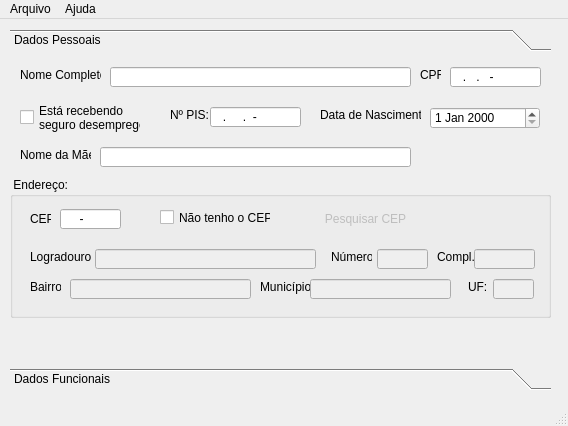
<?xml version="1.0" encoding="UTF-8"?>
<ui version="4.0">
 <class>MainWindow</class>
 <widget class="QMainWindow" name="MainWindow">
  <property name="geometry">
   <rect>
    <x>0</x>
    <y>0</y>
    <width>568</width>
    <height>426</height>
   </rect>
  </property>
  <property name="windowTitle">
   <string>MainWindow</string>
  </property>
  <widget class="QWidget" name="centralWidget">
   <widget class="QToolBox" name="toolBox">
    <property name="geometry">
     <rect>
      <x>10</x>
      <y>10</y>
      <width>541</width>
      <height>361</height>
     </rect>
    </property>
    <property name="currentIndex">
     <number>0</number>
    </property>
    <widget class="QWidget" name="page">
     <property name="geometry">
      <rect>
       <x>0</x>
       <y>0</y>
       <width>541</width>
       <height>307</height>
      </rect>
     </property>
     <attribute name="label">
      <string>Dados Pessoais</string>
     </attribute>
     <widget class="QLineEdit" name="edt_nome">
      <property name="geometry">
       <rect>
        <x>100</x>
        <y>10</y>
        <width>301</width>
        <height>20</height>
       </rect>
      </property>
     </widget>
     <widget class="QLabel" name="label">
      <property name="geometry">
       <rect>
        <x>10</x>
        <y>10</y>
        <width>81</width>
        <height>16</height>
       </rect>
      </property>
      <property name="text">
       <string>Nome Completo:</string>
      </property>
     </widget>
     <widget class="QLabel" name="label_2">
      <property name="geometry">
       <rect>
        <x>410</x>
        <y>10</y>
        <width>21</width>
        <height>16</height>
       </rect>
      </property>
      <property name="text">
       <string>CPF:</string>
      </property>
     </widget>
     <widget class="QLineEdit" name="edt_cpf">
      <property name="geometry">
       <rect>
        <x>440</x>
        <y>10</y>
        <width>91</width>
        <height>20</height>
       </rect>
      </property>
      <property name="inputMask">
       <string>999.999.999-99</string>
      </property>
      <property name="text">
       <string>..-</string>
      </property>
     </widget>
     <widget class="QLabel" name="label_3">
      <property name="geometry">
       <rect>
        <x>310</x>
        <y>50</y>
        <width>101</width>
        <height>16</height>
       </rect>
      </property>
      <property name="text">
       <string>Data de Nascimento:</string>
      </property>
     </widget>
     <widget class="QDateEdit" name="edt_dtnasc">
      <property name="geometry">
       <rect>
        <x>420</x>
        <y>50</y>
        <width>110</width>
        <height>22</height>
       </rect>
      </property>
     </widget>
     <widget class="QCheckBox" name="chk_seguro">
      <property name="geometry">
       <rect>
        <x>10</x>
        <y>40</y>
        <width>121</width>
        <height>41</height>
       </rect>
      </property>
      <property name="text">
       <string>Está recebendo
seguro desemprego?</string>
      </property>
     </widget>
     <widget class="QLabel" name="label_4">
      <property name="geometry">
       <rect>
        <x>160</x>
        <y>50</y>
        <width>41</width>
        <height>16</height>
       </rect>
      </property>
      <property name="text">
       <string>Nº PIS:</string>
      </property>
     </widget>
     <widget class="QLineEdit" name="edt_pis">
      <property name="geometry">
       <rect>
        <x>200</x>
        <y>50</y>
        <width>91</width>
        <height>20</height>
       </rect>
      </property>
      <property name="inputMask">
       <string>999.99999.99-9</string>
      </property>
      <property name="text">
       <string>..-</string>
      </property>
     </widget>
     <widget class="QGroupBox" name="groupBox">
      <property name="geometry">
       <rect>
        <x>0</x>
        <y>120</y>
        <width>541</width>
        <height>141</height>
       </rect>
      </property>
      <property name="title">
       <string> Endereço: </string>
      </property>
      <widget class="QLabel" name="label_5">
       <property name="geometry">
        <rect>
         <x>20</x>
         <y>72</y>
         <width>61</width>
         <height>16</height>
        </rect>
       </property>
       <property name="text">
        <string>Logradouro:</string>
       </property>
      </widget>
      <widget class="QLineEdit" name="edt_rua">
       <property name="enabled">
        <bool>false</bool>
       </property>
       <property name="geometry">
        <rect>
         <x>85</x>
         <y>72</y>
         <width>221</width>
         <height>20</height>
        </rect>
       </property>
      </widget>
      <widget class="QLabel" name="label_6">
       <property name="geometry">
        <rect>
         <x>321</x>
         <y>72</y>
         <width>41</width>
         <height>16</height>
        </rect>
       </property>
       <property name="text">
        <string>Número:</string>
       </property>
      </widget>
      <widget class="QLineEdit" name="edt_num">
       <property name="enabled">
        <bool>false</bool>
       </property>
       <property name="geometry">
        <rect>
         <x>367</x>
         <y>72</y>
         <width>51</width>
         <height>20</height>
        </rect>
       </property>
      </widget>
      <widget class="QLabel" name="label_7">
       <property name="geometry">
        <rect>
         <x>427</x>
         <y>72</y>
         <width>41</width>
         <height>16</height>
        </rect>
       </property>
       <property name="text">
        <string>Compl.:</string>
       </property>
      </widget>
      <widget class="QLineEdit" name="edt_compl">
       <property name="enabled">
        <bool>false</bool>
       </property>
       <property name="geometry">
        <rect>
         <x>464</x>
         <y>72</y>
         <width>61</width>
         <height>20</height>
        </rect>
       </property>
      </widget>
      <widget class="QLabel" name="label_8">
       <property name="geometry">
        <rect>
         <x>250</x>
         <y>102</y>
         <width>51</width>
         <height>16</height>
        </rect>
       </property>
       <property name="text">
        <string>Município:</string>
       </property>
      </widget>
      <widget class="QLineEdit" name="edt_mun">
       <property name="enabled">
        <bool>false</bool>
       </property>
       <property name="geometry">
        <rect>
         <x>300</x>
         <y>102</y>
         <width>141</width>
         <height>20</height>
        </rect>
       </property>
      </widget>
      <widget class="QLabel" name="label_9">
       <property name="geometry">
        <rect>
         <x>20</x>
         <y>102</y>
         <width>31</width>
         <height>16</height>
        </rect>
       </property>
       <property name="text">
        <string>Bairro:</string>
       </property>
      </widget>
      <widget class="QLineEdit" name="edt_bairro">
       <property name="enabled">
        <bool>false</bool>
       </property>
       <property name="geometry">
        <rect>
         <x>60</x>
         <y>102</y>
         <width>181</width>
         <height>20</height>
        </rect>
       </property>
      </widget>
      <widget class="QLabel" name="label_10">
       <property name="geometry">
        <rect>
         <x>20</x>
         <y>34</y>
         <width>21</width>
         <height>16</height>
        </rect>
       </property>
       <property name="text">
        <string>CEP:</string>
       </property>
      </widget>
      <widget class="QLineEdit" name="edt_cep">
       <property name="geometry">
        <rect>
         <x>50</x>
         <y>32</y>
         <width>61</width>
         <height>20</height>
        </rect>
       </property>
       <property name="inputMask">
        <string>99999-999</string>
       </property>
       <property name="text">
        <string>-</string>
       </property>
      </widget>
      <widget class="QCheckBox" name="chk_cep">
       <property name="geometry">
        <rect>
         <x>150</x>
         <y>32</y>
         <width>111</width>
         <height>17</height>
        </rect>
       </property>
       <property name="toolTip">
        <string>Preencha os campos UF, Município e Logradouro para fazer a pesquisa de CEP.</string>
       </property>
       <property name="text">
        <string>Não tenho o CEP</string>
       </property>
      </widget>
      <widget class="QLabel" name="label_19">
       <property name="geometry">
        <rect>
         <x>458</x>
         <y>102</y>
         <width>21</width>
         <height>16</height>
        </rect>
       </property>
       <property name="text">
        <string>UF:</string>
       </property>
      </widget>
      <widget class="QLineEdit" name="edt_uf">
       <property name="enabled">
        <bool>false</bool>
       </property>
       <property name="geometry">
        <rect>
         <x>483</x>
         <y>102</y>
         <width>41</width>
         <height>20</height>
        </rect>
       </property>
      </widget>
      <widget class="QPushButton" name="btnpesquisa">
       <property name="enabled">
        <bool>false</bool>
       </property>
       <property name="geometry">
        <rect>
         <x>300</x>
         <y>26</y>
         <width>111</width>
         <height>31</height>
        </rect>
       </property>
       <property name="text">
        <string>Pesquisar CEP</string>
       </property>
       <property name="icon">
        <iconset resource="resources.qrc">
         <normaloff>:/icons/imgs/pesquisa.png</normaloff>:/icons/imgs/pesquisa.png</iconset>
       </property>
       <property name="iconSize">
        <size>
         <width>21</width>
         <height>21</height>
        </size>
       </property>
       <property name="flat">
        <bool>true</bool>
       </property>
      </widget>
     </widget>
     <widget class="QLabel" name="label_11">
      <property name="geometry">
       <rect>
        <x>10</x>
        <y>90</y>
        <width>71</width>
        <height>16</height>
       </rect>
      </property>
      <property name="text">
       <string>Nome da Mãe:</string>
      </property>
     </widget>
     <widget class="QLineEdit" name="edt_nmae">
      <property name="geometry">
       <rect>
        <x>90</x>
        <y>90</y>
        <width>311</width>
        <height>20</height>
       </rect>
      </property>
     </widget>
    </widget>
    <widget class="QWidget" name="page_2">
     <property name="geometry">
      <rect>
       <x>0</x>
       <y>0</y>
       <width>541</width>
       <height>307</height>
      </rect>
     </property>
     <attribute name="label">
      <string>Dados Funcionais</string>
     </attribute>
     <widget class="QGroupBox" name="groupBox_2">
      <property name="geometry">
       <rect>
        <x>10</x>
        <y>100</y>
        <width>521</width>
        <height>191</height>
       </rect>
      </property>
      <property name="title">
       <string>Listas de e-mail</string>
      </property>
      <widget class="QLineEdit" name="lineEdit_15">
       <property name="geometry">
        <rect>
         <x>150</x>
         <y>150</y>
         <width>141</width>
         <height>20</height>
        </rect>
       </property>
      </widget>
      <widget class="QCheckBox" name="chk_intrs">
       <property name="geometry">
        <rect>
         <x>190</x>
         <y>30</y>
         <width>141</width>
         <height>17</height>
        </rect>
       </property>
       <property name="text">
        <string>Vendedores Internos RS</string>
       </property>
      </widget>
      <widget class="QCheckBox" name="chk_extpr">
       <property name="geometry">
        <rect>
         <x>30</x>
         <y>60</y>
         <width>141</width>
         <height>17</height>
        </rect>
       </property>
       <property name="text">
        <string>Vendedores Externos PR</string>
       </property>
      </widget>
      <widget class="QCheckBox" name="chk_extrs">
       <property name="geometry">
        <rect>
         <x>190</x>
         <y>60</y>
         <width>141</width>
         <height>17</height>
        </rect>
       </property>
       <property name="text">
        <string>Vendedores Externos RS</string>
       </property>
      </widget>
      <widget class="QCheckBox" name="chk_lid">
       <property name="geometry">
        <rect>
         <x>30</x>
         <y>120</y>
         <width>141</width>
         <height>17</height>
        </rect>
       </property>
       <property name="text">
        <string>Liderança</string>
       </property>
      </widget>
      <widget class="QCheckBox" name="chk_fllon">
       <property name="geometry">
        <rect>
         <x>350</x>
         <y>120</y>
         <width>111</width>
         <height>17</height>
        </rect>
       </property>
       <property name="text">
        <string>Filial Londrina</string>
       </property>
      </widget>
      <widget class="QCheckBox" name="chk_intpr">
       <property name="geometry">
        <rect>
         <x>30</x>
         <y>30</y>
         <width>141</width>
         <height>17</height>
        </rect>
       </property>
       <property name="text">
        <string>Vendedores Internos PR</string>
       </property>
      </widget>
      <widget class="QCheckBox" name="chk_flcta">
       <property name="geometry">
        <rect>
         <x>350</x>
         <y>90</y>
         <width>111</width>
         <height>17</height>
        </rect>
       </property>
       <property name="text">
        <string>Filial Curitiba</string>
       </property>
      </widget>
      <widget class="QCheckBox" name="checkBox_2">
       <property name="geometry">
        <rect>
         <x>190</x>
         <y>120</y>
         <width>131</width>
         <height>17</height>
        </rect>
       </property>
       <property name="text">
        <string>Funcionários</string>
       </property>
       <property name="checked">
        <bool>true</bool>
       </property>
      </widget>
      <widget class="QCheckBox" name="chk_flcxs">
       <property name="geometry">
        <rect>
         <x>350</x>
         <y>60</y>
         <width>111</width>
         <height>17</height>
        </rect>
       </property>
       <property name="text">
        <string>Filial Caxias do Sul</string>
       </property>
      </widget>
      <widget class="QCheckBox" name="chk_esprs">
       <property name="geometry">
        <rect>
         <x>190</x>
         <y>90</y>
         <width>141</width>
         <height>17</height>
        </rect>
       </property>
       <property name="text">
        <string>Especialistas RS</string>
       </property>
      </widget>
      <widget class="QCheckBox" name="chk_flpoa">
       <property name="geometry">
        <rect>
         <x>350</x>
         <y>30</y>
         <width>111</width>
         <height>17</height>
        </rect>
       </property>
       <property name="text">
        <string>Filial Porto Alegre</string>
       </property>
      </widget>
      <widget class="QCheckBox" name="chk_esppr">
       <property name="geometry">
        <rect>
         <x>30</x>
         <y>90</y>
         <width>141</width>
         <height>17</height>
        </rect>
       </property>
       <property name="text">
        <string>Especialistas PR</string>
       </property>
      </widget>
      <widget class="QCheckBox" name="chk_flrgr">
       <property name="geometry">
        <rect>
         <x>350</x>
         <y>150</y>
         <width>111</width>
         <height>17</height>
        </rect>
       </property>
       <property name="text">
        <string>Filial Rio Grande</string>
       </property>
      </widget>
      <widget class="QCheckBox" name="chk_outra">
       <property name="geometry">
        <rect>
         <x>30</x>
         <y>150</y>
         <width>111</width>
         <height>17</height>
        </rect>
       </property>
       <property name="text">
        <string>Outra, especifique</string>
       </property>
      </widget>
     </widget>
     <widget class="QWidget" name="layoutWidget">
      <property name="geometry">
       <rect>
        <x>10</x>
        <y>40</y>
        <width>521</width>
        <height>22</height>
       </rect>
      </property>
      <layout class="QHBoxLayout" name="horizontalLayout_2">
       <item>
        <widget class="QLabel" name="label_16">
         <property name="text">
          <string>Departamento:</string>
         </property>
        </widget>
       </item>
       <item>
        <widget class="QComboBox" name="cmb_depto">
         <property name="sizePolicy">
          <sizepolicy hsizetype="Expanding" vsizetype="Fixed">
           <horstretch>0</horstretch>
           <verstretch>0</verstretch>
          </sizepolicy>
         </property>
         <item>
          <property name="text">
           <string>Selecione</string>
          </property>
         </item>
         <item>
          <property name="text">
           <string>Administrativo</string>
          </property>
         </item>
         <item>
          <property name="text">
           <string>Compras</string>
          </property>
         </item>
         <item>
          <property name="text">
           <string>Especialistas</string>
          </property>
         </item>
         <item>
          <property name="text">
           <string>Logistica</string>
          </property>
         </item>
         <item>
          <property name="text">
           <string>Vendas (Externas)</string>
          </property>
         </item>
         <item>
          <property name="text">
           <string>Vendas (Internas)</string>
          </property>
         </item>
        </widget>
       </item>
       <item>
        <spacer name="horizontalSpacer">
         <property name="orientation">
          <enum>Qt::Horizontal</enum>
         </property>
         <property name="sizeType">
          <enum>QSizePolicy::Minimum</enum>
         </property>
         <property name="sizeHint" stdset="0">
          <size>
           <width>48</width>
           <height>20</height>
          </size>
         </property>
        </spacer>
       </item>
       <item>
        <widget class="QLabel" name="label_18">
         <property name="text">
          <string>Vendedor Parceiro:</string>
         </property>
        </widget>
       </item>
       <item>
        <widget class="QLineEdit" name="edt_vendparc"/>
       </item>
      </layout>
     </widget>
     <widget class="QWidget" name="layoutWidget">
      <property name="geometry">
       <rect>
        <x>10</x>
        <y>10</y>
        <width>521</width>
        <height>22</height>
       </rect>
      </property>
      <layout class="QHBoxLayout" name="horizontalLayout_3">
       <item>
        <widget class="QLabel" name="label_12">
         <property name="text">
          <string>Filial:</string>
         </property>
        </widget>
       </item>
       <item>
        <widget class="QComboBox" name="cmb_filial">
         <property name="sizePolicy">
          <sizepolicy hsizetype="Expanding" vsizetype="Fixed">
           <horstretch>0</horstretch>
           <verstretch>0</verstretch>
          </sizepolicy>
         </property>
         <item>
          <property name="text">
           <string>Selecione a filial</string>
          </property>
         </item>
         <item>
          <property name="text">
           <string>Porto Alegre</string>
          </property>
         </item>
         <item>
          <property name="text">
           <string>Caxias do Sul</string>
          </property>
         </item>
         <item>
          <property name="text">
           <string>Curitiba</string>
          </property>
         </item>
         <item>
          <property name="text">
           <string>Londrina</string>
          </property>
         </item>
         <item>
          <property name="text">
           <string>Rio Grande</string>
          </property>
         </item>
         <item>
          <property name="text">
           <string>Paineis</string>
          </property>
         </item>
        </widget>
       </item>
       <item>
        <spacer name="horizontalSpacer_2">
         <property name="orientation">
          <enum>Qt::Horizontal</enum>
         </property>
         <property name="sizeType">
          <enum>QSizePolicy::Minimum</enum>
         </property>
         <property name="sizeHint" stdset="0">
          <size>
           <width>58</width>
           <height>20</height>
          </size>
         </property>
        </spacer>
       </item>
       <item>
        <widget class="QLabel" name="label_13">
         <property name="text">
          <string>Nome do Gestor:</string>
         </property>
        </widget>
       </item>
       <item>
        <widget class="QLineEdit" name="edt_gestor"/>
       </item>
      </layout>
     </widget>
     <widget class="QWidget" name="layoutWidget">
      <property name="geometry">
       <rect>
        <x>11</x>
        <y>70</y>
        <width>521</width>
        <height>22</height>
       </rect>
      </property>
      <layout class="QHBoxLayout" name="horizontalLayout">
       <item>
        <widget class="QLabel" name="label_15">
         <property name="text">
          <string>Cargo:</string>
         </property>
        </widget>
       </item>
       <item>
        <widget class="QLineEdit" name="edt_cargo"/>
       </item>
       <item>
        <spacer name="horizontalSpacer_3">
         <property name="orientation">
          <enum>Qt::Horizontal</enum>
         </property>
         <property name="sizeType">
          <enum>QSizePolicy::Minimum</enum>
         </property>
         <property name="sizeHint" stdset="0">
          <size>
           <width>38</width>
           <height>20</height>
          </size>
         </property>
        </spacer>
       </item>
       <item>
        <widget class="QLabel" name="label_17">
         <property name="text">
          <string>Telefone:</string>
         </property>
        </widget>
       </item>
       <item>
        <widget class="QLineEdit" name="edt_fone">
         <property name="sizePolicy">
          <sizepolicy hsizetype="Preferred" vsizetype="Fixed">
           <horstretch>0</horstretch>
           <verstretch>0</verstretch>
          </sizepolicy>
         </property>
         <property name="inputMask">
          <string>(99)99990-9999</string>
         </property>
         <property name="text">
          <string>(88)88888-8888</string>
         </property>
        </widget>
       </item>
       <item>
        <spacer name="horizontalSpacer_4">
         <property name="orientation">
          <enum>Qt::Horizontal</enum>
         </property>
         <property name="sizeType">
          <enum>QSizePolicy::Fixed</enum>
         </property>
         <property name="sizeHint" stdset="0">
          <size>
           <width>24</width>
           <height>20</height>
          </size>
         </property>
        </spacer>
       </item>
       <item>
        <widget class="QLabel" name="label_14">
         <property name="text">
          <string>Data de Início:</string>
         </property>
        </widget>
       </item>
       <item>
        <widget class="QDateEdit" name="edt_inicio">
         <property name="sizePolicy">
          <sizepolicy hsizetype="Preferred" vsizetype="Fixed">
           <horstretch>0</horstretch>
           <verstretch>0</verstretch>
          </sizepolicy>
         </property>
        </widget>
       </item>
      </layout>
     </widget>
    </widget>
   </widget>
  </widget>
  <widget class="QMenuBar" name="menuBar">
   <property name="geometry">
    <rect>
     <x>0</x>
     <y>0</y>
     <width>568</width>
     <height>21</height>
    </rect>
   </property>
   <widget class="QMenu" name="menuAjuda">
    <property name="title">
     <string>Ajuda</string>
    </property>
    <addaction name="actionSobre"/>
   </widget>
   <widget class="QMenu" name="menuArquivi">
    <property name="title">
     <string>Arquivo</string>
    </property>
    <addaction name="actionAbrir"/>
    <addaction name="actionSalvar_Como"/>
    <addaction name="separator"/>
    <addaction name="actionSair"/>
   </widget>
   <addaction name="menuArquivi"/>
   <addaction name="menuAjuda"/>
  </widget>
  <widget class="QStatusBar" name="statusBar"/>
  <action name="actionAbrir">
   <property name="icon">
    <iconset resource="resources.qrc">
     <normaloff>:/icons/imgs/Open.ico</normaloff>:/icons/imgs/Open.ico</iconset>
   </property>
   <property name="text">
    <string>Abrir</string>
   </property>
  </action>
  <action name="actionSalvar_Como">
   <property name="icon">
    <iconset resource="resources.qrc">
     <normaloff>:/icons/imgs/Save.ico</normaloff>:/icons/imgs/Save.ico</iconset>
   </property>
   <property name="text">
    <string>Salvar Como ...</string>
   </property>
  </action>
  <action name="action">
   <property name="text">
    <string>-</string>
   </property>
  </action>
  <action name="actionSair">
   <property name="icon">
    <iconset resource="resources.qrc">
     <normaloff>:/icons/imgs/exit.png</normaloff>:/icons/imgs/exit.png</iconset>
   </property>
   <property name="text">
    <string>Sair</string>
   </property>
  </action>
  <action name="actionSobre">
   <property name="icon">
    <iconset resource="resources.qrc">
     <normaloff>:/icons/imgs/about.png</normaloff>:/icons/imgs/about.png</iconset>
   </property>
   <property name="text">
    <string>Sobre</string>
   </property>
  </action>
 </widget>
 <layoutdefault spacing="6" margin="11"/>
 <tabstops>
  <tabstop>edt_nome</tabstop>
  <tabstop>edt_cpf</tabstop>
  <tabstop>chk_seguro</tabstop>
  <tabstop>edt_pis</tabstop>
  <tabstop>edt_dtnasc</tabstop>
  <tabstop>edt_nmae</tabstop>
  <tabstop>edt_cep</tabstop>
  <tabstop>chk_cep</tabstop>
  <tabstop>edt_rua</tabstop>
  <tabstop>edt_num</tabstop>
  <tabstop>edt_compl</tabstop>
  <tabstop>edt_bairro</tabstop>
  <tabstop>edt_mun</tabstop>
  <tabstop>edt_uf</tabstop>
  <tabstop>btnpesquisa</tabstop>
  <tabstop>cmb_filial</tabstop>
  <tabstop>edt_gestor</tabstop>
  <tabstop>cmb_depto</tabstop>
  <tabstop>edt_vendparc</tabstop>
  <tabstop>edt_cargo</tabstop>
  <tabstop>edt_fone</tabstop>
  <tabstop>edt_inicio</tabstop>
  <tabstop>chk_intpr</tabstop>
  <tabstop>chk_intrs</tabstop>
  <tabstop>chk_flpoa</tabstop>
  <tabstop>chk_extpr</tabstop>
  <tabstop>chk_extrs</tabstop>
  <tabstop>chk_flcxs</tabstop>
  <tabstop>chk_esppr</tabstop>
  <tabstop>chk_esprs</tabstop>
  <tabstop>chk_flcta</tabstop>
  <tabstop>chk_lid</tabstop>
  <tabstop>checkBox_2</tabstop>
  <tabstop>chk_fllon</tabstop>
  <tabstop>chk_flrgr</tabstop>
  <tabstop>chk_outra</tabstop>
  <tabstop>lineEdit_15</tabstop>
 </tabstops>
 <resources>
  <include location="resources.qrc"/>
 </resources>
 <connections/>
</ui>
